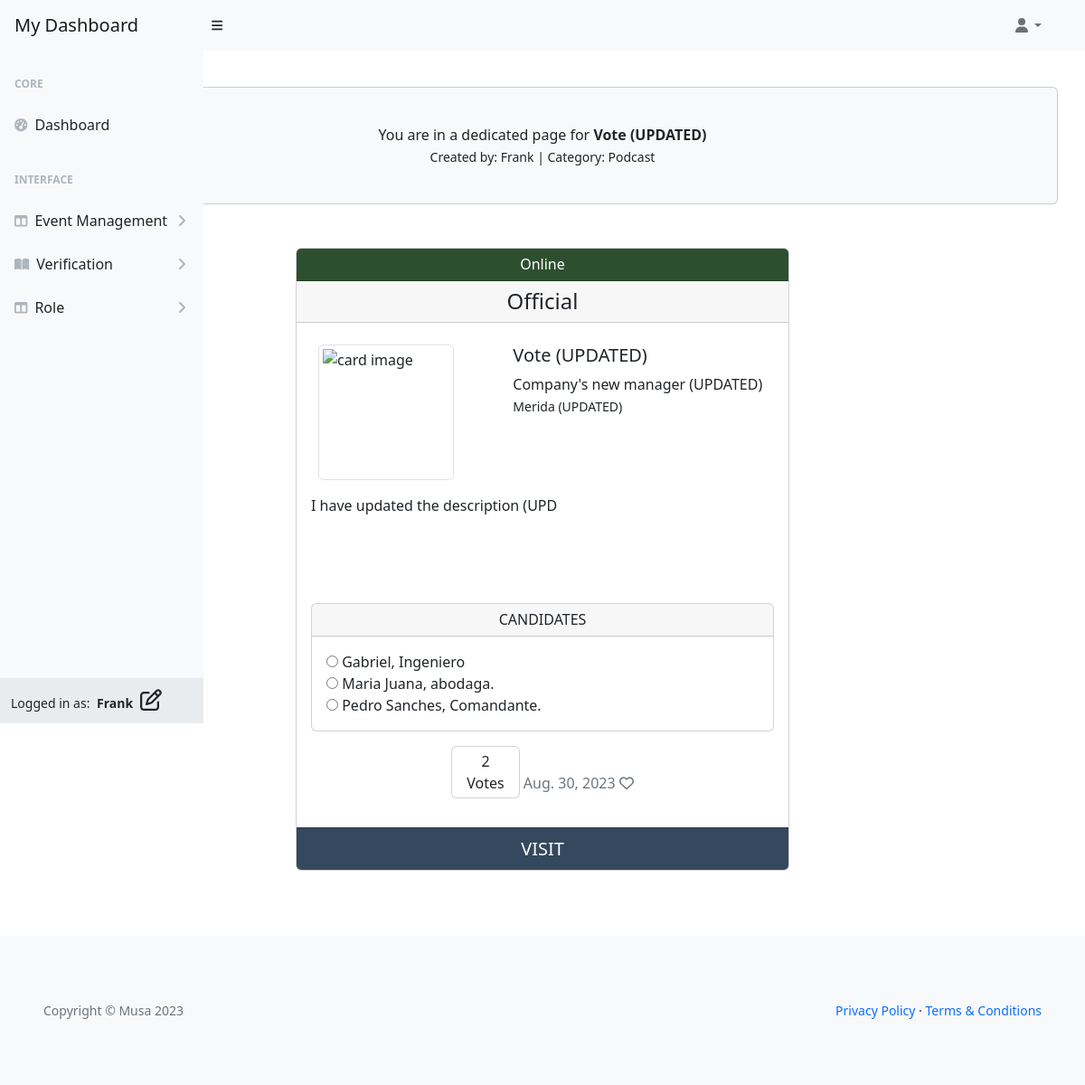
The page /user/single/vote/ (signed in) on the database its author committed.
### musa/models.py (models this page shows)
class UserProfile(AbstractUser):
    verified = models.BooleanField(default=False)
    role = models.IntegerField(choices=ROLES, default=0)
    user_card = models.ManyToManyField(
        'vote_management.VoteCard', through='vote_management.VoteRecord', related_name='user_cards')
    class Meta:
        ordering = ['username']
    def __str__(self):
        return self.username

### vote_management/models.py (models this page shows, shortened)
class VoteCard(models.Model):
    title = models.CharField(max_length=80, unique=True)
    slug = models.SlugField(max_length=200, unique=True)
    author = models.ForeignKey(
        'musa.UserProfile', on_delete=models.CASCADE, related_name="card_author")
    category = models.ForeignKey(
        Category, on_delete=models.CASCADE, related_name="categories")
    mission = models.CharField(max_length=80)
    location = models.CharField(max_length=80)
    description = models.TextField(max_length=264)
    expire = models.DateField()
    event_image = CloudinaryField('image', default='placeholder')
    vote_record = models.ManyToManyField('musa.UserProfile', through='VoteRecord',
                                         related_name='user_votes', blank=True)
    candidates = models.ManyToManyField('ElectedPerson', related_name='vote_cards',
                                        blank=True)
    status = models.IntegerField(choices=STATUS, default=0)
    excerpt = models.TextField(blank=True)
    type = models.IntegerField(choices=CARD_TYPE, default=0)
    created_on = models.DateField(auto_now_add=True)
    class Meta:
        ordering = ['-created_on']
    def number_of_votes(self):
        return self.vote_record.count()

class Category(models.Model):
    category_name = models.CharField(max_length=50, unique=True)
    class Meta:
        ordering = ['category_name']
        verbose_name_plural = "Categories"
    def __str__(self):
        return self.category_name

class ElectedPerson(models.Model):
    name = models.CharField(max_length=80, unique=True)
    is_elected = models.BooleanField(default=False)
    vote_card = models.ForeignKey(
        VoteCard, on_delete=models.CASCADE, related_name="vote_candidate", blank=True)
    class Meta:
        ordering = ['name']

### vote_management/views.py (the view)
# urls.py: path('user/single/<slug:slug>/', UserSingleView.as_view(),
class UserSingleView(UserRequiredMixin, View):
    def get(self, request, slug, *args, **kwargs):
        queryset = VoteCard.objects.order_by('-created_on')
        event = get_object_or_404(queryset, slug=slug)
        candidates = event.candidates.all()
        if request.user.is_authenticated:
            has_voted = VoteRecord.objects.filter(
                voter=request.user, vote_card=event).exists()
        else:
            has_voted = False
        return render(request, "single_card_user.html",
                      {
                          "event": event,
                          "candidates": candidates,
                          "has_voted": has_voted,
                          "user_authenticated": request.user.is_authenticated
                      })

### user_profile/views.py (called while the page is built)
    def test_func(self):
        user_profile = self.request.user
        return user_profile.is_authenticated and (
            user_profile.role in [0, 1]
        )

### templates/backend/user-dashboard/single_card_user.html (shortened to what this page needs)
{% extends "backend/user-dashboard/base.html" %}
{% block content %}
<div class="container px-4 px-lg-0 mt-5">
    <div class="card bg-light my-5 py-4 text-center">
        <div class="card-body">
            <p class="m-0">You are in a dedicated page for <strong>{{ event.title }}
                </strong>
            </p>
            <small>Created by: {{ event.author }} | Category: {{ event.category }}</small>
        </div>
    </div>
    <div class="row gx-4 gx-lg-5 justify-content-center">
        <div class="col-md-6 mb-5">
            <div class="card h-100">
                {% if event.status == 1 or event.status == 3 %}
                <div class="card-header card-header-green text-center h6">{{ event.get_status_display }}</div>
                {% elif event.status == 2%}
                <div class="card-header bg-danger text-center text-white h6">{{ event.get_status_display }}</div>
                {% else %}
                <div class="card-header bg-warning text-center text-white h6">{{ event.get_status_display }}</div>
                {% endif %}
                <div class="card-header text-center h4">{{ event.get_type_display}}</div>
                <div class="card-body card-body-height pb-0">
                    <div class="row mt-2">
                        <div class="col-5 d-inline-block">
                            {% if "placeholder" in event.event_image.url %}
                            <img src="https://codeinstitute.s3.amazonaws.com/fullstack/blog/default.jpg"
                                alt="code institute" class="img-fluid img-thumbnail rounded float-start mx-2"
                                width="200" height="200">
                            {% else %}
                            <img src="{{ event.event_image.url }}" alt="card image"
                                class="img-fluid img-thumbnail rounded float-start mx-2" width="150" height="150">
                            {% endif %}
                        </div>
                        <div class="col-7 d-inline-block">
                            <span class="">
                                <h5 class="card-title">{{ event.title }}</h5>
                                <p class="mission my-0 fs-6"> {{ event.mission }}</p>
                                <small class="location my-0"> {{ event.location }}</small>
                            </span>
                        </div>
                    </div>
                    <div id="description-single" class="row mt-3">
                        <div class="col">
                            <p class="my-0">
                                {{ event.description|safe }}
                            </p>
                        </div>
                    </div>
                    <div class="row mb-3">
                        <div class="col">
                            <div class="card">
                                <div class="card-header">
                                    <h6 class="text-center mb-0">CANDIDATES</h6>
                                </div>
                                {% if user_authenticated %}
                                <div class="card-body">
                                    {% for candidate in event.vote_candidate.all %}
                                    <label>
                                        <input type="radio" name="elected_person" value="{{ candidate.id }}">
                                        {{ candidate.name }}
                                    </label><br>
                                    {% endfor %}
                                    {% endif %}
                                </div>
                            </div>
                        </div>
                        <div class="p-3 text-center">
                            <span class="card d-inline-block">
                                <div class="card-body py-1 px-3 text-center m-0">
                                    <span class="card-text">{{ event.number_of_votes }}<br> Votes</span>
                                </div>
                            </span>
                            <span class="card-text text-muted h6 m-0"> {{ event.expire }}
                                <i class="far fa-heart"></i>
                            </span>
                        </div>
                    </div>
                </div>
                <a href="{% url 'card_single' event.slug %}" class="card-footer text-center fs-5">VISIT</a>
            </div>
        </div>
    </div>
</div>
{% endblock content %}

### templates/backend/user-dashboard/base.html (shortened to what this page needs)
{% load static %}
{% now "Y-m-d" as current_date %}
<!DOCTYPE html>
<html lang="en">
<head>
    <link href="https://cdn.jsdelivr.net/npm/simple-datatables@7.1.2/dist/style.min.css" rel="stylesheet" />
    <link href="{% static 'user/css/styles.css' %}" rel="stylesheet" />
    <link href="{% static 'custom/css/style.css' %}" rel="stylesheet" />
</head>
<body class="sb-nav-fixed">
    <nav class="sb-topnav navbar navbar-expand navbar-light bg-light">
        <a class="navbar-brand ps-3" href="{% url 'user_dashboard' %}">My Dashboard</a>
        <button class="btn btn-link btn-sm order-1 order-lg-0 me-4 me-lg-0" id="sidebarToggle" href="#!"><i
                class="fas fa-bars"></i></button>
        <div class="d-md-inline-block form-inline ms-auto me-0 me-md-3 my-2 my-md-0">
            <ul class="navbar-nav ms-auto ms-md-0 me-3 me-lg-4">
                <li class="nav-item dropdown">
                    <a class="nav-link dropdown-toggle" id="navbarDropdown" href="#" role="button"
                        data-bs-toggle="dropdown" aria-expanded="false"><i class="fas fa-user fa-fw"></i></a>
                </li>
            </ul>
        </div>
    </nav>
    <div id="layoutSidenav">
        <div id="layoutSidenav_nav">
            <nav class="sb-sidenav accordion sb-sidenav-light" id="sidenavAccordion">
                <div class="sb-sidenav-menu">
                    <div class="nav">
                        <div class="sb-sidenav-menu-heading">Core</div>
                        <a class="nav-link" href="{% url 'user_dashboard' %}">
                            <div class="sb-nav-link-icon"><i class="fas fa-tachometer-alt"></i></div>
                            Dashboard
                        </a>
                        <div class="sb-sidenav-menu-heading">Interface</div>
                        <a class="nav-link collapsed" href="#" data-bs-toggle="collapse"
                            data-bs-target="#collapseLayouts" aria-expanded="false" aria-controls="collapseLayouts">
                            <div class="sb-nav-link-icon"><i class="fas fa-columns"></i></div>
                            Event Management
                            <div class="sb-sidenav-collapse-arrow"><i class="fas fa-angle-down"></i></div>
                        </a>
                        <a class="nav-link collapsed" href="#" data-bs-toggle="collapse" data-bs-target="#collapsePages"
                            aria-expanded="false" aria-controls="collapsePages">
                            <div class="sb-nav-link-icon"><i class="fas fa-book-open"></i></div>
                            Verification
                            <div class="sb-sidenav-collapse-arrow"><i class="fas fa-angle-down"></i></div>
                        </a>
                        <a class="nav-link collapsed" href="#" data-bs-toggle="collapse" data-bs-target="#collapseRole"
                            aria-expanded="false" aria-controls="collapseRole">
                            <div class="sb-nav-link-icon"><i class="fas fa-columns"></i></div>
                            Role
                            <div class="sb-sidenav-collapse-arrow"><i class="fas fa-angle-down"></i></div>
                        </a>
                    </div>
                </div>
                <div class="sb-sidenav-footer">
                    <div class="small">Logged in as:
                        <span class="px-1"><strong>{{ request.user.username }}
                                {% if request.user.role == 0 %}
                                <i class="fa-regular fa-user px-1 fs-4 text"></i>
                                {% elif request.user.role == 1 %}
                                <i class="fa-regular fa-pen-to-square px-1 fs-4 text"></i>
                                {% endif %}
                            </strong>
                        </span>
                    </div>
                </div>
            </nav>
        </div>
        {% block content %}
        {% endblock content %}
    </div>
    <footer class="py-4 bg-light mt-4">
        <div class="container-fluid p-5">
            <div class="d-flex align-items-center justify-content-between small">
                <div class="text-muted">Copyright &copy; Musa 2023</div>
                <div>
                    <a href="#">Privacy Policy</a>
                    &middot;
                    <a href="#">Terms &amp; Conditions</a>
                </div>
            </div>
        </div>
    </footer>
</body>
</html>

### static/custom/css/style.css (style rules this page uses)
a { text-decoration: none; }
.card-body-height { min-height: 300px; }
#description-single { min-height: 120px; text-align: justify; }
.card-footer { background-color: #34495e; color: white; text-decoration: none; transition: 0.3s; }
.card-header-green { background-color: #2D4F2F; color: white; }
input { border: none; }

### rows shown on the page
UserProfile: user.username "Frank"
VoteCard: title "Vote (UPDATED)", author "Frank", category "Podcast", status "Online", type "Official", mission "Company's new manager (UPDATED)", location "Merida (UPDATED)", description "I have updated the description (UPD", number_of_votes "2", expire "Aug. 30, 2023"
ElectedPerson: name "Gabriel, Ingeniero"
ElectedPerson: name "Maria Juana, abodaga."
ElectedPerson: name "Pedro Sanches, Comandante."
